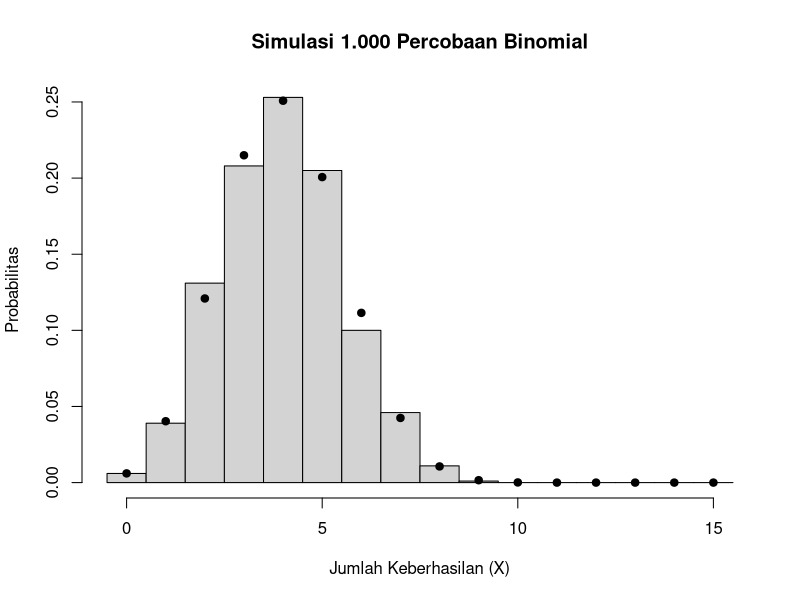

R code for this plot: (Note: this script raises an error after producing the figure.)
#(1)Jika rata-rata pelanggan datang ke toko adalah 3 orang per jam,
#modelkan dengan Poisson dan hitung P(X≥5)

#parameter poisson
lambda <- 3

# Menghitung P(X >= 5)
P_X5 <- 1 - ppois(4, lambda)

cat("P(X >= 5) =", P_X5, "\n")
cat("P(X >= 5) =", round(P_X5 * 100, 2), "%\n")


#(2)Dari 100 bola (20 berwarna merah), diambil 10 tanpa pengembalian. 
#Modelkan jumlah bola merah yang diambil dengan distribusi yang tepat.


#parameter

N <- 100
K <- 20
n <- 10

# Nilai X
x <- 0:10

#PMF
Pmf <- dhyper(x,K,N - K,n)

#tabel
tabel <- data.frame(
  Jumlah_Bola_Merah = x,
  Probabilitas = Pmf
)
tabel



#(3)Simulasikan 1.000 percobaan Binomial (n=15,p=0.4)
#dan bandingkan histogram hasil simulasi dengan PMF teoretis.

#parameter
n <- 10
p <- 0.4

# Simulasi 1.000 percobaan
set.seed(123)
hasil <- rbinom(
  n = 1000,
  size = n,
  prob = p
)


# Histogram hasil simulasi
hist(hasil,
  breaks = seq(-0.5, 15.5, by = 1),
  probability = TRUE,
  main = "Simulasi 1.000 Percobaan Binomial",
  xlab = "Jumlah Keberhasilan (X)",
  ylab = "Probabilitas"
)

# Nilai X yang mungkin
x_binom <- 0:15

# PMF teoretis
pmf_binom <- dbinom(
  x_binom,
  size = n,
  prob = p
)

# Menambahkan PMF teoretis
points(
  x_binom,
  pmf_binom,
  pch = 19
)


pmf
